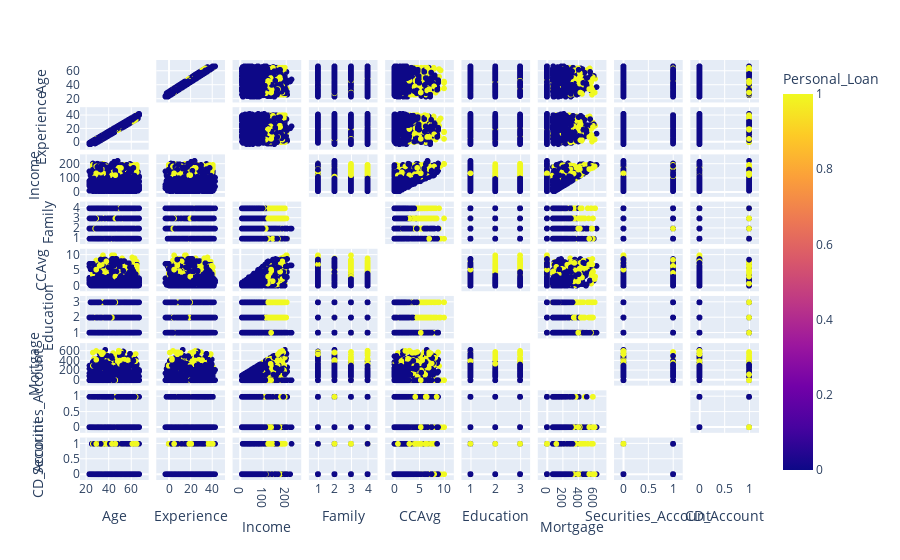

Notebook source saved alongside this figure:
### Code cell
import plotly.express as px
import matplotlib.pyplot as plt
#
plt.figure(figsize=(20,20))
fig = px.scatter_matrix(
    df,
    dimensions=x,
    color="Personal_Loan"
)
fig.update_traces(diagonal_visible=False)
fig.show()

### Figure 1 — Plotly figure (JSON) as saved in the notebook; plotly's stock layout.template omitted (floating-point values rounded to 4 significant figures; data arrays with more than 128 entries replaced by an {"elided": "..."} marker saying what was removed)
{"data": [{"diagonal": {"visible": false}, "dimensions": [{"axis": {"matches": true}, "label": "Age", "values": {"elided": "5000 int values"}}, {"axis": {"matches": true}, "label": "Experience", "values": {"elided": "5000 int values"}}, {"axis": {"matches": true}, "label": "Income", "values": {"elided": "5000 int values"}}, {"axis": {"matches": true}, "label": "Family", "values": {"elided": "5000 int values"}}, {"axis": {"matches": true}, "label": "CCAvg", "values": {"elided": "5000 float values"}}, {"axis": {"matches": true}, "label": "Education", "values": {"elided": "5000 int values"}}, {"axis": {"matches": true}, "label": "Mortgage", "values": {"elided": "5000 int values"}}, {"axis": {"matches": true}, "label": "Securities_Account", "values": {"elided": "5000 int values"}}, {"axis": {"matches": true}, "label": "CD_Account", "values": {"elided": "5000 int values"}}], "hovertemplate": "%{xaxis.title.text}=%{x}<br>%{yaxis.title.text}=%{y}<br>Personal_Loan=%{marker.color}<extra></extra>", "legendgroup": "", "marker": {"color": {"elided": "5000 int values"}, "coloraxis": "coloraxis", "symbol": "circle"}, "name": "", "showlegend": false, "type": "splom"}], "layout": {"coloraxis": {"colorbar": {"title": {"text": "Personal_Loan"}}, "colorscale": [[0, "#0d0887"], [0.1111, "#46039f"], [0.2222, "#7201a8"], [0.3333, "#9c179e"], [0.4444, "#bd3786"], [0.5556, "#d8576b"], [0.6667, "#ed7953"], [0.7778, "#fb9f3a"], [0.8889, "#fdca26"], [1, "#f0f921"]]}, "dragmode": "select", "legend": {"tracegroupgap": 0}, "margin": {"t": 60}}}
